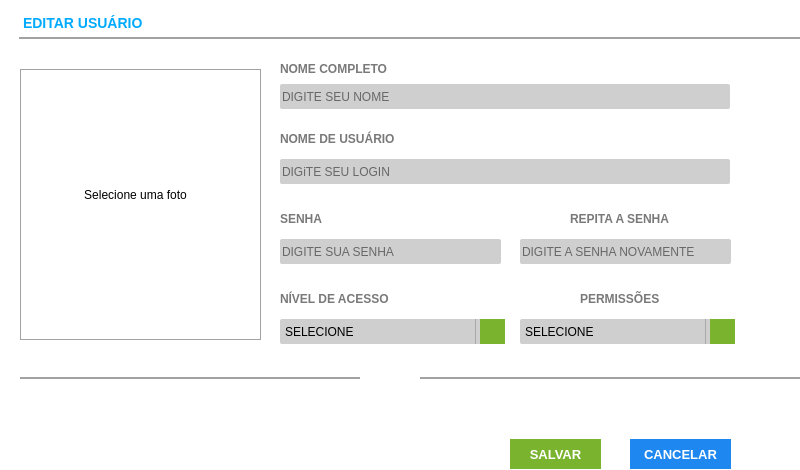
<?xml version="1.0" encoding="UTF-8"?>
<ui version="4.0">
 <class>Form_Edit_Usuario</class>
 <widget class="QFrame" name="Form_Edit_Usuario">
  <property name="windowModality">
   <enum>Qt::ApplicationModal</enum>
  </property>
  <property name="geometry">
   <rect>
    <x>0</x>
    <y>0</y>
    <width>800</width>
    <height>470</height>
   </rect>
  </property>
  <property name="minimumSize">
   <size>
    <width>800</width>
    <height>470</height>
   </size>
  </property>
  <property name="maximumSize">
   <size>
    <width>800</width>
    <height>470</height>
   </size>
  </property>
  <property name="windowTitle">
   <string>LC INFORMÁTICA | EDITAR USUÁRIOS</string>
  </property>
  <property name="windowIcon">
   <iconset>
    <normaloff>../../img/edit-.jpg</normaloff>../../img/edit-.jpg</iconset>
  </property>
  <property name="frameShape">
   <enum>QFrame::StyledPanel</enum>
  </property>
  <property name="frameShadow">
   <enum>QFrame::Raised</enum>
  </property>
  <widget class="QFrame" name="fr_FormProdutos">
   <property name="geometry">
    <rect>
     <x>0</x>
     <y>-1</y>
     <width>1000</width>
     <height>531</height>
    </rect>
   </property>
   <property name="styleSheet">
    <string notr="true">background: #FFF;
border: none</string>
   </property>
   <widget class="QLabel" name="lb_FormProdutos">
    <property name="geometry">
     <rect>
      <x>19</x>
      <y>10</y>
      <width>961</width>
      <height>30</height>
     </rect>
    </property>
    <property name="styleSheet">
     <string notr="true">QLabel{
font-size: 14px;
font-family: &quot;Arial&quot;;
font-weight: bold;
	color: rgb(0, 170, 255);
border-bottom: 2px solid #A2A2A2
}</string>
    </property>
    <property name="text">
     <string>EDITAR USUÁRIO</string>
    </property>
   </widget>
   <widget class="QLineEdit" name="tx_idProduto">
    <property name="enabled">
     <bool>false</bool>
    </property>
    <property name="geometry">
     <rect>
      <x>20</x>
      <y>170</y>
      <width>150</width>
      <height>25</height>
     </rect>
    </property>
    <property name="styleSheet">
     <string notr="true">QLineEdit{
background: #CFCFCF;
border: 1px solid #A2A2A2;
color: #000;
font-size: 14px;
font-family: &quot;Arial&quot;;
font-weight: bold;

}</string>
    </property>
    <property name="text">
     <string>selecione uma foto</string>
    </property>
    <property name="alignment">
     <set>Qt::AlignRight|Qt::AlignTrailing|Qt::AlignVCenter</set>
    </property>
   </widget>
   <widget class="QLabel" name="lb_FotoProduto">
    <property name="geometry">
     <rect>
      <x>20</x>
      <y>70</y>
      <width>241</width>
      <height>271</height>
     </rect>
    </property>
    <property name="styleSheet">
     <string notr="true">border: 1px solid #A2A2A2;

</string>
    </property>
    <property name="text">
     <string/>
    </property>
    <property name="alignment">
     <set>Qt::AlignCenter</set>
    </property>
   </widget>
   <widget class="QLabel" name="lb_FormProdutos_2">
    <property name="geometry">
     <rect>
      <x>280</x>
      <y>60</y>
      <width>150</width>
      <height>20</height>
     </rect>
    </property>
    <property name="styleSheet">
     <string notr="true">QLabel{
font-size: 12px;
font-family: &quot;Arial Unicode MS&quot;;
font-weight: bold;
color: #797979
}</string>
    </property>
    <property name="text">
     <string>NOME COMPLETO</string>
    </property>
   </widget>
   <widget class="QLineEdit" name="tx_nome">
    <property name="geometry">
     <rect>
      <x>280</x>
      <y>85</y>
      <width>450</width>
      <height>25</height>
     </rect>
    </property>
    <property name="focusPolicy">
     <enum>Qt::WheelFocus</enum>
    </property>
    <property name="styleSheet">
     <string notr="true">QLineEdit{
background: #CFCFCF;
border-radius: 2px;
color: #000;
font: 13px &quot;Arial&quot; ;
text-transform: uppercase;
}
QLineEdit:Focus {
border: 1px solid red;
}</string>
    </property>
    <property name="placeholderText">
     <string>DIGITE SEU NOME</string>
    </property>
   </widget>
   <widget class="QLabel" name="lb_FormProdutos_3">
    <property name="geometry">
     <rect>
      <x>280</x>
      <y>290</y>
      <width>111</width>
      <height>20</height>
     </rect>
    </property>
    <property name="styleSheet">
     <string notr="true">QLabel{
font-size: 12px;
font-family: &quot;Arial Unicode MS&quot;;
font-weight: bold;
color: #797979
}</string>
    </property>
    <property name="text">
     <string>NÍVEL DE ACESSO</string>
    </property>
   </widget>
   <widget class="QComboBox" name="cb_Nivel_Acesso">
    <property name="geometry">
     <rect>
      <x>280</x>
      <y>320</y>
      <width>221</width>
      <height>25</height>
     </rect>
    </property>
    <property name="styleSheet">
     <string notr="true">QComboBox{
background: #CFCFCF;
border-radius: 2px;
color: #000;
font: 13px &quot;Arial&quot; ;
text-transform: uppercase
}
QComboBox:Focus {
border: 1px solid red;
}
 QComboBox::drop-down {
     subcontrol-origin: padding;
     subcontrol-position: top right;
     width: 25px;
     border-left-width: 1px;
     border-left-color: darkgray;
     border-left-style: solid; /* just a single line */
     border-top-right-radius: 3px; /* same radius as the QComboBox */
     border-bottom-right-radius: 3px;
 }
QComboBox::down-arrow {
     image: url(&quot;+self.resourcepath('Images/down.png')+&quot;);
 }
</string>
    </property>
    <item>
     <property name="text">
      <string>SELECIONE</string>
     </property>
    </item>
    <item>
     <property name="text">
      <string>ADMINISTRADOR</string>
     </property>
    </item>
    <item>
     <property name="text">
      <string>USUÁRIO</string>
     </property>
    </item>
   </widget>
   <widget class="QPushButton" name="bt_AddCategoriaProduto">
    <property name="geometry">
     <rect>
      <x>480</x>
      <y>320</y>
      <width>25</width>
      <height>25</height>
     </rect>
    </property>
    <property name="font">
     <font>
      <family>Arial</family>
      <pointsize>16</pointsize>
      <weight>75</weight>
      <bold>true</bold>
     </font>
    </property>
    <property name="styleSheet">
     <string notr="true">QPushButton{
background: #7AB32E;
color: #FFF
}
QPushButton:hover{
background-color: #40a286
}</string>
    </property>
    <property name="text">
     <string/>
    </property>
    <property name="icon">
     <iconset>
      <normaloff>:/add/Sem.png</normaloff>:/add/Sem.png</iconset>
    </property>
   </widget>
   <widget class="QLabel" name="lb_FormProdutos_4">
    <property name="geometry">
     <rect>
      <x>580</x>
      <y>290</y>
      <width>81</width>
      <height>20</height>
     </rect>
    </property>
    <property name="styleSheet">
     <string notr="true">QLabel{
font-size: 12px;
font-family: &quot;Arial Unicode MS&quot;;
font-weight: bold;
color: #797979
}</string>
    </property>
    <property name="text">
     <string>PERMISSÕES</string>
    </property>
   </widget>
   <widget class="QComboBox" name="cb_Permissoes">
    <property name="geometry">
     <rect>
      <x>520</x>
      <y>320</y>
      <width>211</width>
      <height>25</height>
     </rect>
    </property>
    <property name="styleSheet">
     <string notr="true">QComboBox{
background: #CFCFCF;
border-radius: 2px;
color: #000;
font: 13px &quot;Arial&quot; ;
text-transform: uppercase
}
QComboBox:Focus {
border: 1px solid red;
}
 QComboBox::drop-down {
     subcontrol-origin: padding;
     subcontrol-position: top right;
     width: 25px;
     border-left-width: 1px;
     border-left-color: darkgray;
     border-left-style: solid; /* just a single line */
     border-top-right-radius: 3px; /* same radius as the QComboBox */
     border-bottom-right-radius: 3px;
 }
QComboBox::down-arrow {
     image: url(&quot;+self.resourcepath('Images/down.png')+&quot;);
 }
</string>
    </property>
    <property name="insertPolicy">
     <enum>QComboBox::InsertAtBottom</enum>
    </property>
    <property name="frame">
     <bool>false</bool>
    </property>
    <item>
     <property name="text">
      <string>SELECIONE</string>
     </property>
    </item>
    <item>
     <property name="text">
      <string>VISUALIZAR</string>
     </property>
    </item>
    <item>
     <property name="text">
      <string>ALTERAR</string>
     </property>
    </item>
   </widget>
   <widget class="QPushButton" name="bt_AddMarcaProduto">
    <property name="geometry">
     <rect>
      <x>710</x>
      <y>320</y>
      <width>25</width>
      <height>25</height>
     </rect>
    </property>
    <property name="font">
     <font>
      <family>Arial</family>
      <pointsize>16</pointsize>
      <weight>75</weight>
      <bold>true</bold>
     </font>
    </property>
    <property name="styleSheet">
     <string notr="true">QPushButton{
background: #7AB32E;
color: #FFF
}
QPushButton:hover{
background-color: #40a286
}</string>
    </property>
    <property name="text">
     <string/>
    </property>
    <property name="icon">
     <iconset>
      <normaloff>:/add/Sem.png</normaloff>:/add/Sem.png</iconset>
    </property>
   </widget>
   <widget class="QLabel" name="lb_FormProdutos_8">
    <property name="geometry">
     <rect>
      <x>20</x>
      <y>350</y>
      <width>960</width>
      <height>30</height>
     </rect>
    </property>
    <property name="styleSheet">
     <string notr="true">QLabel{
font-size: 14px;
font-family: &quot;Arial&quot;;
font-weight: normal;

border-bottom: 2px solid #A2A2A2;
color: #797979
}</string>
    </property>
    <property name="text">
     <string/>
    </property>
   </widget>
   <widget class="QFrame" name="fr_BotoesFormProdutos">
    <property name="geometry">
     <rect>
      <x>0</x>
      <y>470</y>
      <width>1000</width>
      <height>30</height>
     </rect>
    </property>
    <property name="styleSheet">
     <string notr="true">background-color: rgb(255, 255, 255);
border: none;</string>
    </property>
   </widget>
   <widget class="QLabel" name="lb_qtdeMin">
    <property name="geometry">
     <rect>
      <x>890</x>
      <y>350</y>
      <width>40</width>
      <height>35</height>
     </rect>
    </property>
    <property name="text">
     <string/>
    </property>
   </widget>
   <widget class="QLineEdit" name="tx_PorcentagemVarejo">
    <property name="geometry">
     <rect>
      <x>360</x>
      <y>360</y>
      <width>60</width>
      <height>30</height>
     </rect>
    </property>
    <property name="focusPolicy">
     <enum>Qt::WheelFocus</enum>
    </property>
    <property name="styleSheet">
     <string notr="true">QLineEdit{
background: #FFF;
border-radius: 2px;
color: #7AB32E;
font: 20px &quot;Arial&quot; ;
font-weight: bold
}
QLineEdit:Focus {
border: 1px solid red;
}</string>
    </property>
    <property name="text">
     <string/>
    </property>
    <property name="alignment">
     <set>Qt::AlignRight|Qt::AlignTrailing|Qt::AlignVCenter</set>
    </property>
    <property name="readOnly">
     <bool>true</bool>
    </property>
   </widget>
   <widget class="QLineEdit" name="tx_PorcentagemAtacado">
    <property name="geometry">
     <rect>
      <x>360</x>
      <y>420</y>
      <width>60</width>
      <height>30</height>
     </rect>
    </property>
    <property name="focusPolicy">
     <enum>Qt::WheelFocus</enum>
    </property>
    <property name="styleSheet">
     <string notr="true">QLineEdit{
background: #FFF;
border-radius: 2px;
color: #7AB32E;
font: 20px &quot;Arial&quot; ;
font-weight: bold
}
QLineEdit:Focus {
border: 1px solid red;
}</string>
    </property>
    <property name="text">
     <string/>
    </property>
    <property name="alignment">
     <set>Qt::AlignRight|Qt::AlignTrailing|Qt::AlignVCenter</set>
    </property>
    <property name="readOnly">
     <bool>true</bool>
    </property>
   </widget>
   <widget class="QPushButton" name="Bt_CancelAddCatergoria">
    <property name="geometry">
     <rect>
      <x>390</x>
      <y>320</y>
      <width>25</width>
      <height>25</height>
     </rect>
    </property>
    <property name="font">
     <font>
      <family>Arial</family>
      <pointsize>16</pointsize>
      <weight>75</weight>
      <bold>true</bold>
     </font>
    </property>
    <property name="toolTip">
     <string>&lt;html&gt;&lt;head/&gt;&lt;body&gt;&lt;p&gt;Cancelar&lt;/p&gt;&lt;/body&gt;&lt;/html&gt;</string>
    </property>
    <property name="styleSheet">
     <string notr="true">QPushButton{
background: #7AB32E;
color: #FFF
}
QPushButton:hover{
background-color: #40a286
}</string>
    </property>
    <property name="text">
     <string/>
    </property>
   </widget>
   <widget class="QLabel" name="lb_FormProdutos_5">
    <property name="geometry">
     <rect>
      <x>280</x>
      <y>130</y>
      <width>150</width>
      <height>20</height>
     </rect>
    </property>
    <property name="styleSheet">
     <string notr="true">QLabel{
font-size: 12px;
font-family: &quot;Arial Unicode MS&quot;;
font-weight: bold;
color: #797979
}</string>
    </property>
    <property name="text">
     <string>NOME DE USUÁRIO</string>
    </property>
   </widget>
   <widget class="QLineEdit" name="tx_Login">
    <property name="geometry">
     <rect>
      <x>280</x>
      <y>160</y>
      <width>450</width>
      <height>25</height>
     </rect>
    </property>
    <property name="focusPolicy">
     <enum>Qt::WheelFocus</enum>
    </property>
    <property name="styleSheet">
     <string notr="true">QLineEdit{
background: #CFCFCF;
border-radius: 2px;
color: #000;
font: 13px &quot;Arial&quot; ;
text-transform: uppercase;
}
QLineEdit:Focus {
border: 1px solid red;
}</string>
    </property>
    <property name="placeholderText">
     <string>DIGiTE SEU LOGIN</string>
    </property>
   </widget>
   <widget class="QLabel" name="lb_FormProdutos_6">
    <property name="geometry">
     <rect>
      <x>280</x>
      <y>210</y>
      <width>150</width>
      <height>20</height>
     </rect>
    </property>
    <property name="styleSheet">
     <string notr="true">QLabel{
font-size: 12px;
font-family: &quot;Arial Unicode MS&quot;;
font-weight: bold;
color: #797979
}</string>
    </property>
    <property name="text">
     <string>SENHA</string>
    </property>
   </widget>
   <widget class="QLineEdit" name="tx_Senha">
    <property name="geometry">
     <rect>
      <x>280</x>
      <y>240</y>
      <width>221</width>
      <height>25</height>
     </rect>
    </property>
    <property name="focusPolicy">
     <enum>Qt::WheelFocus</enum>
    </property>
    <property name="styleSheet">
     <string notr="true">QLineEdit{
background: #CFCFCF;
border-radius: 2px;
color: #000;
font: 13px &quot;Arial&quot; ;
text-transform: uppercase;
}
QLineEdit:Focus {
border: 1px solid red;
}</string>
    </property>
    <property name="echoMode">
     <enum>QLineEdit::Password</enum>
    </property>
    <property name="placeholderText">
     <string>DIGITE SUA SENHA</string>
    </property>
   </widget>
   <widget class="QLabel" name="lb_FormProdutos_9">
    <property name="geometry">
     <rect>
      <x>570</x>
      <y>210</y>
      <width>150</width>
      <height>20</height>
     </rect>
    </property>
    <property name="styleSheet">
     <string notr="true">QLabel{
font-size: 12px;
font-family: &quot;Arial Unicode MS&quot;;
font-weight: bold;
color: #797979
}</string>
    </property>
    <property name="text">
     <string>REPITA A SENHA</string>
    </property>
   </widget>
   <widget class="QLineEdit" name="tx_Senha2">
    <property name="geometry">
     <rect>
      <x>520</x>
      <y>240</y>
      <width>211</width>
      <height>25</height>
     </rect>
    </property>
    <property name="focusPolicy">
     <enum>Qt::WheelFocus</enum>
    </property>
    <property name="styleSheet">
     <string notr="true">QLineEdit{
background: #CFCFCF;
border-radius: 2px;
color: #000;
font: 13px &quot;Arial&quot; ;
text-transform: uppercase;
}
QLineEdit:Focus {
border: 1px solid red;
}</string>
    </property>
    <property name="echoMode">
     <enum>QLineEdit::Password</enum>
    </property>
    <property name="placeholderText">
     <string>DIGITE A SENHA NOVAMENTE</string>
    </property>
   </widget>
   <widget class="QPushButton" name="pushButton">
    <property name="geometry">
     <rect>
      <x>40</x>
      <y>170</y>
      <width>191</width>
      <height>51</height>
     </rect>
    </property>
    <property name="text">
     <string>Selecione uma foto</string>
    </property>
   </widget>
   <widget class="QPushButton" name="bt_SalvarUsuario">
    <property name="geometry">
     <rect>
      <x>510</x>
      <y>440</y>
      <width>91</width>
      <height>30</height>
     </rect>
    </property>
    <property name="font">
     <font>
      <family>Tahoma</family>
      <pointsize>10</pointsize>
      <weight>75</weight>
      <bold>true</bold>
     </font>
    </property>
    <property name="cursor">
     <cursorShape>PointingHandCursor</cursorShape>
    </property>
    <property name="focusPolicy">
     <enum>Qt::NoFocus</enum>
    </property>
    <property name="contextMenuPolicy">
     <enum>Qt::ActionsContextMenu</enum>
    </property>
    <property name="styleSheet">
     <string notr="true">QPushButton {
background-color: #7AB32E;
color: #FFF
 }
QPushButton:hover{
background-color: #40a286
}</string>
    </property>
    <property name="text">
     <string>SALVAR</string>
    </property>
    <property name="icon">
     <iconset>
      <normaloff>:/salvar/salvar.png</normaloff>:/salvar/salvar.png</iconset>
    </property>
    <property name="iconSize">
     <size>
      <width>50</width>
      <height>25</height>
     </size>
    </property>
   </widget>
   <widget class="QPushButton" name="Bt_CancelarUsuario">
    <property name="geometry">
     <rect>
      <x>630</x>
      <y>440</y>
      <width>101</width>
      <height>30</height>
     </rect>
    </property>
    <property name="font">
     <font>
      <pointsize>10</pointsize>
      <weight>75</weight>
      <bold>true</bold>
     </font>
    </property>
    <property name="cursor">
     <cursorShape>PointingHandCursor</cursorShape>
    </property>
    <property name="focusPolicy">
     <enum>Qt::NoFocus</enum>
    </property>
    <property name="contextMenuPolicy">
     <enum>Qt::ActionsContextMenu</enum>
    </property>
    <property name="styleSheet">
     <string notr="true">QPushButton {
background-color: #1E87F0;
color: #FFF
 }
QPushButton:hover{
background-color: #40a286
}</string>
    </property>
    <property name="text">
     <string>CANCELAR</string>
    </property>
    <property name="icon">
     <iconset>
      <normaloff>:/sair/delete_delete_exit_1577.png</normaloff>:/sair/delete_delete_exit_1577.png</iconset>
    </property>
    <property name="iconSize">
     <size>
      <width>75</width>
      <height>25</height>
     </size>
    </property>
   </widget>
   <zorder>Bt_CancelAddCatergoria</zorder>
   <zorder>lb_FormProdutos</zorder>
   <zorder>tx_idProduto</zorder>
   <zorder>lb_FotoProduto</zorder>
   <zorder>lb_FormProdutos_2</zorder>
   <zorder>tx_nome</zorder>
   <zorder>lb_FormProdutos_3</zorder>
   <zorder>cb_Nivel_Acesso</zorder>
   <zorder>bt_AddCategoriaProduto</zorder>
   <zorder>lb_FormProdutos_4</zorder>
   <zorder>cb_Permissoes</zorder>
   <zorder>bt_AddMarcaProduto</zorder>
   <zorder>lb_FormProdutos_8</zorder>
   <zorder>fr_BotoesFormProdutos</zorder>
   <zorder>lb_qtdeMin</zorder>
   <zorder>tx_PorcentagemVarejo</zorder>
   <zorder>tx_PorcentagemAtacado</zorder>
   <zorder>lb_FormProdutos_5</zorder>
   <zorder>tx_Login</zorder>
   <zorder>lb_FormProdutos_6</zorder>
   <zorder>tx_Senha</zorder>
   <zorder>lb_FormProdutos_9</zorder>
   <zorder>tx_Senha2</zorder>
   <zorder>pushButton</zorder>
   <zorder>bt_SalvarUsuario</zorder>
   <zorder>Bt_CancelarUsuario</zorder>
  </widget>
 </widget>
 <tabstops>
  <tabstop>tx_nome</tabstop>
  <tabstop>tx_Login</tabstop>
  <tabstop>tx_Senha</tabstop>
  <tabstop>tx_Senha2</tabstop>
  <tabstop>cb_Nivel_Acesso</tabstop>
  <tabstop>bt_AddMarcaProduto</tabstop>
  <tabstop>tx_PorcentagemVarejo</tabstop>
  <tabstop>tx_PorcentagemAtacado</tabstop>
  <tabstop>Bt_CancelAddCatergoria</tabstop>
  <tabstop>tx_idProduto</tabstop>
  <tabstop>cb_Permissoes</tabstop>
  <tabstop>bt_AddCategoriaProduto</tabstop>
  <tabstop>pushButton</tabstop>
 </tabstops>
 <resources>
  <include location="../Icones/icones.qrc"/>
 </resources>
 <connections/>
</ui>
